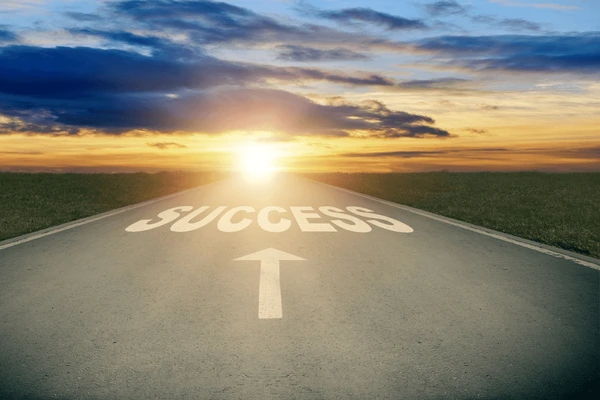
#> input picture task6/dataset/dataset/sample1.jpg, 600 x 400 px
$ python -i safety.py   (imports and definitions only)
#> lines starting #> are read from the running program, lines starting #| are printed output that depends on the picture; after the words box and inside, x2 and y2 are one past the last pixel; in counts of white or black regions, pixels touching at a corner belong together
#> further down, picture is the input picture: shape (400, 600, 3); mean B, G, R 117.4, 131, 134.3
from __future__ import annotations

from dataclasses import dataclass

import cv2
import numpy as np


@dataclass
class SafetyMetrics:
    obstacle_score: float
    left_clutter: float
    center_clutter: float
    right_clutter: float
    turn_bias: float


def _edge_density(gray: np.ndarray) -> float:
    edges = cv2.Canny(gray, 70, 160)
    return float(edges.mean() / 255.0)


def analyze_frame(frame_bgr: np.ndarray) -> SafetyMetrics:
    """Estimate obstacle risk using simple but effective image clutter heuristics.

    The score is not a semantic detector. It is a safe reactive layer that
    complements the learned policy.
    """

    gray = cv2.cvtColor(frame_bgr, cv2.COLOR_BGR2GRAY)
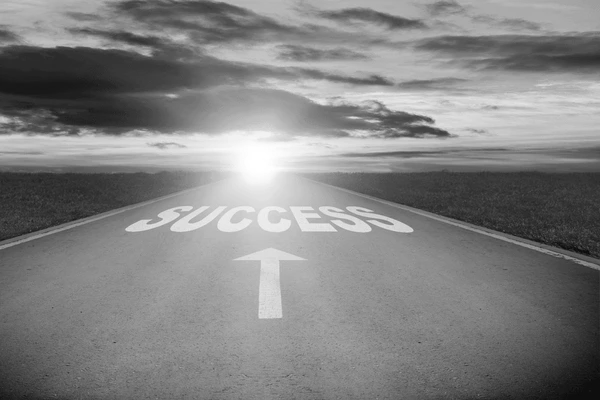
#> gray: shape (400, 600); min 8, max 255, mean 130.4
    gray = cv2.GaussianBlur(gray, (5, 5), 0)

    h, w = gray.shape
#> h = 400; w = 600
    roi = gray[int(h * 0.45):, :]
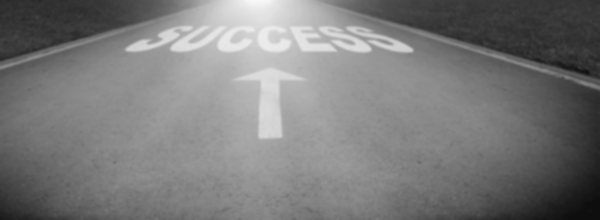
#> roi: shape (220, 600); min 13, max 248, mean 122.2
    if roi.size == 0:
        return SafetyMetrics(1.0, 1.0, 1.0, 1.0, 0.0)

    third = max(1, roi.shape[1] // 3)
#> third = 200
    left = roi[:, :third]
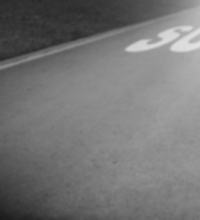
#> left: shape (220, 200); min 26, max 225, mean 117.2
    center = roi[:, third:2 * third]
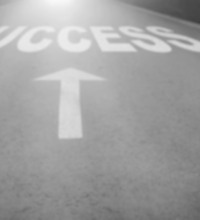
#> center: shape (220, 200); min 63, max 248, mean 162.1
    right = roi[:, 2 * third:]
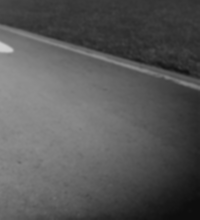
#> right: shape (220, 200); min 13, max 208, mean 87.3

    left_clutter = _edge_density(left)
#> in _edge_density, `edges = cv2.Canny(gray, 70, 160)`:
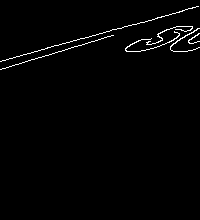
#> edges: shape (220, 200); 1.5% white in thin lines or dots, all inside (x1, y1, x2, y2) = (0, 6, 200, 70)
#> left_clutter = 0.0145
    center_clutter = _edge_density(center)
#> in _edge_density (call 2), `edges = cv2.Canny(gray, 70, 160)`: edges: shape (220, 200); 1.6% white in thin lines or dots, all inside (x1, y1, x2, y2) = (90, 2, 200, 53)
#> center_clutter = 0.0158
    right_clutter = _edge_density(right)
#> in _edge_density (call 3), `edges = cv2.Canny(gray, 70, 160)`:
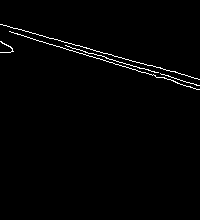
#> edges: shape (220, 200); 1.3% white in thin lines or dots, all inside (x1, y1, x2, y2) = (0, 24, 200, 90)
#> right_clutter = 0.0131

    # Normalize to a practical [0, 1] range.
    avg = 0.20 * left_clutter + 0.50 * center_clutter + 0.20 * right_clutter
#> avg = 0.0134
    obstacle_score = float(np.clip((avg - 0.015) / 0.08, 0.0, 1.0))
#> obstacle_score = 0

    # Positive turn_bias means steer right, negative means steer left.
    turn_bias = float(np.clip(right_clutter - left_clutter, -1.0, 1.0))
#> turn_bias = -0.00136
    return SafetyMetrics(obstacle_score, left_clutter, center_clutter, right_clutter, turn_bias)


def safe_action(
    predicted_speed: float,
    predicted_angle: float,
    metrics: SafetyMetrics,
    max_angle: float = 0.3141592653589793,
) -> tuple[float, float, str]:
    """Fuse learned policy with reactive safety heuristics."""

    speed = float(np.clip(predicted_speed, 0.0, 1.0))
    angle = float(np.clip(predicted_angle, -max_angle, max_angle))
    reason = "policy"

    if metrics.obstacle_score < 0.45:
        return speed, angle, reason

    # Slow down as clutter rises.
    speed = speed * (1.0 - 0.65 * metrics.obstacle_score)

    # Bias away from the more cluttered side.
    angle = angle + (-0.50 * metrics.turn_bias * max_angle)

    if metrics.obstacle_score >= 0.70:
        speed = min(speed, 0.25)
        angle = float(np.clip(angle, -max_angle, max_angle))
        reason = "caution"
    if metrics.obstacle_score >= 0.88:
        speed = 0.0
        angle = float(np.clip(0.75 * np.sign(-metrics.turn_bias) * max_angle, -max_angle, max_angle))
        reason = "emergency_stop"

    return float(np.clip(speed, 0.0, 1.0)), float(np.clip(angle, -max_angle, max_angle)), reason

>>> import cv2
>>> picture = cv2.imread('../dataset/dataset/sample1.jpg')
>>> result = analyze_frame(picture)
